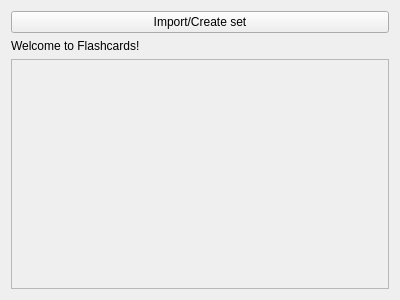
<?xml version="1.0" encoding="UTF-8"?>
<ui version="4.0">
 <class>WelcomeView</class>
 <widget class="QWidget" name="WelcomeView">
  <property name="geometry">
   <rect>
    <x>0</x>
    <y>0</y>
    <width>400</width>
    <height>300</height>
   </rect>
  </property>
  <property name="sizePolicy">
   <sizepolicy hsizetype="Expanding" vsizetype="Expanding">
    <horstretch>0</horstretch>
    <verstretch>0</verstretch>
   </sizepolicy>
  </property>
  <property name="windowTitle">
   <string>Form</string>
  </property>
  <layout class="QVBoxLayout" name="verticalLayout_2">
   <item>
    <widget class="QPushButton" name="importButton">
     <property name="text">
      <string>Import/Create set</string>
     </property>
    </widget>
   </item>
   <item>
    <widget class="QLabel" name="label">
     <property name="text">
      <string>Welcome to Flashcards!</string>
     </property>
    </widget>
   </item>
   <item>
    <widget class="QScrollArea" name="setView">
     <property name="widgetResizable">
      <bool>true</bool>
     </property>
     <widget class="QWidget" name="scrollAreaWidgetContents">
      <property name="geometry">
       <rect>
        <x>0</x>
        <y>0</y>
        <width>380</width>
        <height>224</height>
       </rect>
      </property>
     </widget>
    </widget>
   </item>
  </layout>
 </widget>
 <resources/>
 <connections/>
</ui>
